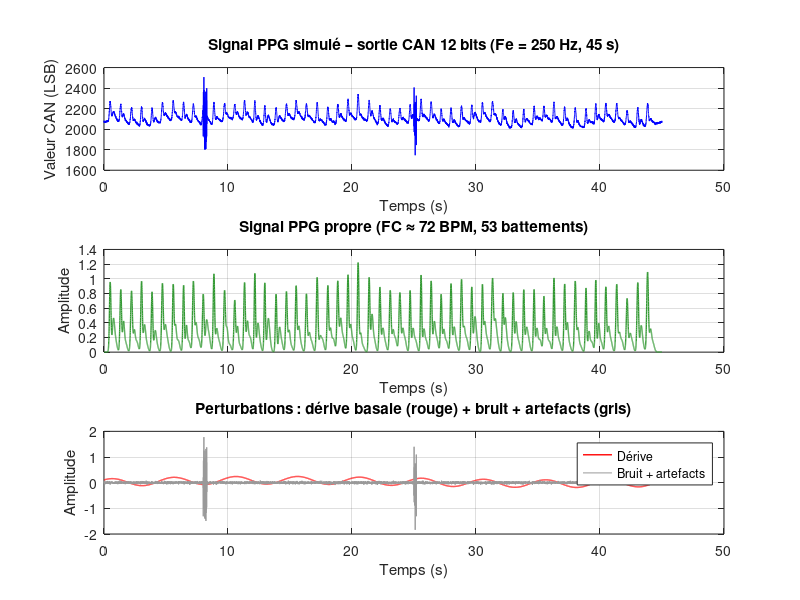

The MATLAB source for this figure:
%% ============================================================
%  GENERER_PPG_REEL.M
%  Génère un fichier ppg_reel.mat simulant un enregistrement
%  acquis sur la carte électronique (CAN 12 bits, Fe = 250 Hz).
%  Groupe G2D – APP Signal 2025/2026
% ============================================================
%  Ce script produit un signal PPG réaliste avec :
%   - Variabilité cardiaque naturelle (HRV)
%   - Dérive basale (respiration + mouvement lent)
%   - Bruit capteur (électronique + quantification 12 bits)
%   - Artefacts de mouvement ponctuels
%   - Offset DC typique d'un capteur optique
%
%  Le fichier généré est directement compatible avec
%  charger_ppg_reel.m (variable 'ppg', Fe = 250 Hz).
% ============================================================

clear; close all; clc;

fprintf('==========================================================\n');
fprintf('  GENERATION D''UN ENREGISTREMENT PPG SIMULE               \n');
fprintf('==========================================================\n\n');

rng(2026);   % reproductibilité

% ── Paramètres de l'enregistrement ─────────────────────────
Fe_acq   = 250;       % Hz – fréquence du CAN de la carte
duree_s  = 45;        % secondes d'enregistrement
N_total  = Fe_acq * duree_s;
t        = (0:N_total-1) / Fe_acq;

% ── Paramètres physiologiques ──────────────────────────────
FC_repos = 72;         % BPM moyen au repos
HRV_std  = 0.025;      % écart-type de la variabilité RR (s) ≈ 25 ms SDNN

fprintf('  Configuration :\n');
fprintf('  • Fe acquisition   : %d Hz\n', Fe_acq);
fprintf('  • Durée            : %d s (%d échantillons)\n', duree_s, N_total);
fprintf('  • FC moyenne       : %d BPM\n', FC_repos);
fprintf('  • HRV (SDNN)       : %.0f ms\n\n', HRV_std*1000);

% ── 1. Génération des instants de battement avec HRV ──────
% La variabilité RR suit un modèle AR(1) corrélé (réaliste)
RR_moy   = 60 / FC_repos;    % période moyenne (s)
rr_list  = [];
tc       = 0.5;              % premier battement à 0.5 s (transitoire capteur)

while tc < duree_s - 1
    % Variabilité corrélée (composante respiratoire + aléatoire)
    rr_resp = 0.03 * sin(2*pi*0.25*tc);      % arythmie sinusale respiratoire
    rr_rand = HRV_std * randn;                % composante aléatoire
    rr = RR_moy + rr_resp + rr_rand;
    rr = max(rr, 0.35);   % minimum physiologique (~170 BPM)
    rr = min(rr, 1.8);    % maximum physiologique (~33 BPM)
    rr_list = [rr_list, rr];
    tc = tc + rr;
end

n_beats = length(rr_list);
t_beats = cumsum([0.5, rr_list(1:end-1)]);

fprintf('  1. Battements générés : %d (FC effective ≈ %.0f BPM)\n', ...
        n_beats, 60/mean(rr_list));

% ── 2. Construction de la forme d'onde PPG ────────────────
% Modèle réaliste : onde systolique + encoche dicrotique + onde diastolique
ppg_clean = zeros(1, N_total);

for k = 1:n_beats
    tb = t_beats(k);
    
    % Onde systolique (pic principal, gaussienne étroite)
    amp_sys = 0.9 + 0.1*randn;   % légère variation d'amplitude
    sigma_sys = 0.06 + 0.005*randn;
    ppg_clean = ppg_clean + amp_sys * exp(-((t - tb).^2) / (2*sigma_sys^2));
    
    % Encoche dicrotique (pic secondaire, plus petit et retardé)
    amp_dic = 0.30 + 0.05*randn;
    delay_dic = 0.22 + 0.02*randn;
    sigma_dic = 0.08 + 0.005*randn;
    ppg_clean = ppg_clean + amp_dic * exp(-((t - tb - delay_dic).^2) / (2*sigma_dic^2));
    
    % Onde diastolique (descente lente)
    amp_dia = 0.15 + 0.03*randn;
    delay_dia = 0.40 + 0.03*randn;
    sigma_dia = 0.12;
    ppg_clean = ppg_clean + amp_dia * exp(-((t - tb - delay_dia).^2) / (2*sigma_dia^2));
end

fprintf('  2. Forme d''onde PPG construite (systolique + dicrotique + diastolique)\n');

% ── 3. Dérive basale ─────────────────────────────────────
% Respiration (0.2 Hz) + dérive lente du capteur
drift_resp   = 0.15 * sin(2*pi*0.20*t + pi/4);
drift_lent   = 0.08 * sin(2*pi*0.02*t);
drift_offset = 0.05 * t / duree_s;   % dérive monotone (échauffement capteur)
drift = drift_resp + drift_lent + drift_offset;

fprintf('  3. Dérive basale ajoutée (respiration 0.2 Hz + dérive lente)\n');

% ── 4. Bruit capteur ─────────────────────────────────────
% Bruit blanc gaussien (électronique) + bruit 50 Hz (secteur)
SNR_cible = 25;   % dB
P_sig     = mean(ppg_clean.^2);
P_bruit   = P_sig / 10^(SNR_cible/10);
bruit_blanc = sqrt(P_bruit) * randn(1, N_total);
bruit_50Hz  = 0.02 * sin(2*pi*50*t + rand*2*pi);
bruit = bruit_blanc + bruit_50Hz;

fprintf('  4. Bruit capteur (SNR ≈ %d dB + 50 Hz réseau)\n', SNR_cible);

% ── 5. Artefacts de mouvement (2 brefs) ──────────────────
artefact = zeros(1, N_total);
% Artefact 1 : vers t = 8 s (petite secousse)
idx1 = round(8 * Fe_acq);
len1 = round(0.3 * Fe_acq);
artefact(idx1:idx1+len1-1) = 0.8 * randn(1, len1);

% Artefact 2 : vers t = 25 s
idx2 = round(25 * Fe_acq);
len2 = round(0.2 * Fe_acq);
artefact(idx2:idx2+len2-1) = 0.6 * randn(1, len2);

fprintf('  5. Artefacts de mouvement ajoutés (t ≈ 8 s et 25 s)\n');

% ── 6. Signal final (simule la sortie du CAN) ────────────
% Offset DC typique d'un capteur optique réflectif
DC_offset = 2048;    % milieu de la plage 12 bits (0-4095)
amplitude_ppg = 200; % amplitude crête en LSB

ppg_analog = DC_offset + amplitude_ppg * (ppg_clean + drift + bruit + artefact);

% Quantification 12 bits
ppg = round(ppg_analog);
ppg = max(0, min(4095, ppg));   % saturation CAN
ppg = uint16(ppg);

fprintf('  6. Quantification 12 bits (plage 0-4095, offset = %d)\n\n', DC_offset);

% ── 7. Sauvegarde ─────────────────────────────────────────
save('ppg_reel.mat', 'ppg');
fprintf('  >>> Fichier "ppg_reel.mat" sauvegardé (%d échantillons, %.1f s)\n', ...
        N_total, duree_s);
fprintf('  >>> Variable : ppg (uint16), Fe = %d Hz\n\n', Fe_acq);

% ── 8. Affichage de vérification ──────────────────────────
figure('Name', 'Signal PPG simulé', 'Position', [100 150 1000 600], 'Color', 'w');

subplot(3,1,1);
plot(t, double(ppg), 'b', 'LineWidth', 0.5);
xlabel('Temps (s)'); ylabel('Valeur CAN (LSB)');
title(sprintf('Signal PPG simulé – sortie CAN 12 bits (Fe = %d Hz, %d s)', Fe_acq, duree_s));
grid on;

subplot(3,1,2);
plot(t, ppg_clean, 'Color', [0.2 0.6 0.2], 'LineWidth', 1);
xlabel('Temps (s)'); ylabel('Amplitude');
title(sprintf('Signal PPG propre (FC ≈ %d BPM, %d battements)', ...
      round(60/mean(rr_list)), n_beats));
grid on;

subplot(3,1,3);
plot(t, drift, 'r', 'LineWidth', 1);
hold on;
plot(t, bruit + artefact, 'Color', [0.6 0.6 0.6], 'LineWidth', 0.5);
xlabel('Temps (s)'); ylabel('Amplitude');
title('Perturbations : dérive basale (rouge) + bruit + artefacts (gris)');
legend('Dérive', 'Bruit + artefacts');
grid on;

% ── 9. Infos de référence (pour vérification) ────────────
FC_ref = 60 / mean(rr_list);
fprintf('\n  Informations de référence (pour vérification) :\n');
fprintf('  • FC moyenne réelle       : %.1f BPM\n', FC_ref);
fprintf('  • RR moyen                : %.0f ms (± %.0f ms)\n', ...
        mean(rr_list)*1000, std(rr_list)*1000);
fprintf('  • Nombre de battements    : %d\n', n_beats);
fprintf('  • SNR du signal           : ≈ %d dB\n', SNR_cible);
fprintf('  • Artefacts à             : t ≈ 8 s et 25 s\n\n');

fprintf('  Pour analyser ce fichier, exécuter :\n');
fprintf('  >> charger_ppg_reel\n\n');
fprintf('==========================================================\n');
